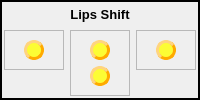
           <widget class="QFrame" name="frame_48">
            <property name="frameShape">
             <enum>QFrame::WinPanel</enum>
            </property>
            <property name="frameShadow">
             <enum>QFrame::Plain</enum>
            </property>
            <layout class="QGridLayout" name="gridLayout_54">
             <property name="leftMargin">
              <number>2</number>
             </property>
             <property name="topMargin">
              <number>2</number>
             </property>
             <property name="rightMargin">
              <number>2</number>
             </property>
             <property name="bottomMargin">
              <number>2</number>
             </property>
             <item row="0" column="0" colspan="3">
              <widget class="QLabel" name="label_26">
               <property name="maximumSize">
                <size>
                 <width>16777215</width>
                 <height>20</height>
                </size>
               </property>
               <property name="font">
                <font>
                 <pointsize>10</pointsize>
                 <weight>75</weight>
                 <bold>true</bold>
                </font>
               </property>
               <property name="text">
                <string>Lips Shift</string>
               </property>
               <property name="alignment">
                <set>Qt::AlignCenter</set>
               </property>
              </widget>
             </item>
             <item row="1" column="0">
              <widget class="QFrame" name="frame_49">
               <property name="frameShape">
                <enum>QFrame::StyledPanel</enum>
               </property>
               <property name="frameShadow">
                <enum>QFrame::Plain</enum>
               </property>
               <layout class="QGridLayout" name="gridLayout_55">
                <item row="0" column="0">
                 <widget class="QPushButton" name="CTRL_R_mouth_corner">
                  <property name="minimumSize">
                   <size>
                    <width>20</width>
                    <height>20</height>
                   </size>
                  </property>
                  <property name="maximumSize">
                   <size>
                    <width>20</width>
                    <height>20</height>
                   </size>
                  </property>
                  <property name="styleSheet">
                   <string notr="true">QPushButton{
background-color: rgba(255, 255, 0, 200);
border-style: outset;
border-width: 3px;
border-radius: 10px;
border-color: rgb(255, 170, 0);
}
QPushButton:hover{
background-color:rgba(0,0,200,60); 
color: black;}
QPushButton:checked{
background-color: rgba(0,255, 0 ,200);
border-style: inset; }

</string>
                  </property>
                  <property name="text">
                   <string/>
                  </property>
                 </widget>
                </item>
               </layout>
              </widget>
             </item>
             <item row="1" column="1" rowspan="2">
              <widget class="QFrame" name="frame_50">
               <property name="frameShape">
                <enum>QFrame::StyledPanel</enum>
               </property>
               <property name="frameShadow">
                <enum>QFrame::Plain</enum>
               </property>
               <layout class="QGridLayout" name="gridLayout_56">
                <item row="0" column="0">
                 <widget class="QPushButton" name="CTRL_C_mouth_lipShiftU">
                  <property name="minimumSize">
                   <size>
                    <width>20</width>
                    <height>20</height>
                   </size>
                  </property>
                  <property name="maximumSize">
                   <size>
                    <width>20</width>
                    <height>20</height>
                   </size>
                  </property>
                  <property name="styleSheet">
                   <string notr="true">QPushButton{
background-color: rgba(255, 255, 0, 200);
border-style: outset;
border-width: 3px;
border-radius: 10px;
border-color: rgb(255, 170, 0);
}
QPushButton:hover{
background-color:rgba(0,0,200,60); 
color: black;}
QPushButton:checked{
background-color: rgba(0,255, 0 ,200);
border-style: inset; }

</string>
                  </property>
                  <property name="text">
                   <string/>
                  </property>
                 </widget>
                </item>
                <item row="1" column="0">
                 <widget class="QPushButton" name="CTRL_C_mouth_lipShiftD">
                  <property name="minimumSize">
                   <size>
                    <width>20</width>
                    <height>20</height>
                   </size>
                  </property>
                  <property name="maximumSize">
                   <size>
                    <width>20</width>
                    <height>20</height>
                   </size>
                  </property>
                  <property name="styleSheet">
                   <string notr="true">QPushButton{
background-color: rgba(255, 255, 0, 200);
border-style: outset;
border-width: 3px;
border-radius: 10px;
border-color: rgb(255, 170, 0);
}
QPushButton:hover{
background-color:rgba(0,0,200,60); 
color: black;}
QPushButton:checked{
background-color: rgba(0,255, 0 ,200);
border-style: inset; }

</string>
                  </property>
                  <property name="text">
                   <string/>
                  </property>
                 </widget>
                </item>
               </layout>
              </widget>
             </item>
             <item row="1" column="2">
              <widget class="QFrame" name="frame_51">
               <property name="frameShape">
                <enum>QFrame::StyledPanel</enum>
               </property>
               <property name="frameShadow">
                <enum>QFrame::Plain</enum>
               </property>
               <layout class="QGridLayout" name="gridLayout_57">
                <item row="0" column="0">
                 <widget class="QPushButton" name="CTRL_L_mouth_corner">
                  <property name="minimumSize">
                   <size>
                    <width>20</width>
                    <height>20</height>
                   </size>
                  </property>
                  <property name="maximumSize">
                   <size>
                    <width>20</width>
                    <height>20</height>
                   </size>
                  </property>
                  <property name="styleSheet">
                   <string notr="true">QPushButton{
background-color: rgba(255, 255, 0, 200);
border-style: outset;
border-width: 3px;
border-radius: 10px;
border-color: rgb(255, 170, 0);
}
QPushButton:hover{
background-color:rgba(0,0,200,60); 
color: black;}
QPushButton:checked{
background-color: rgba(0,255, 0 ,200);
border-style: inset; }

</string>
                  </property>
                  <property name="text">
                   <string/>
                  </property>
                 </widget>
                </item>
               </layout>
              </widget>
             </item>
            </layout>
           </widget>
